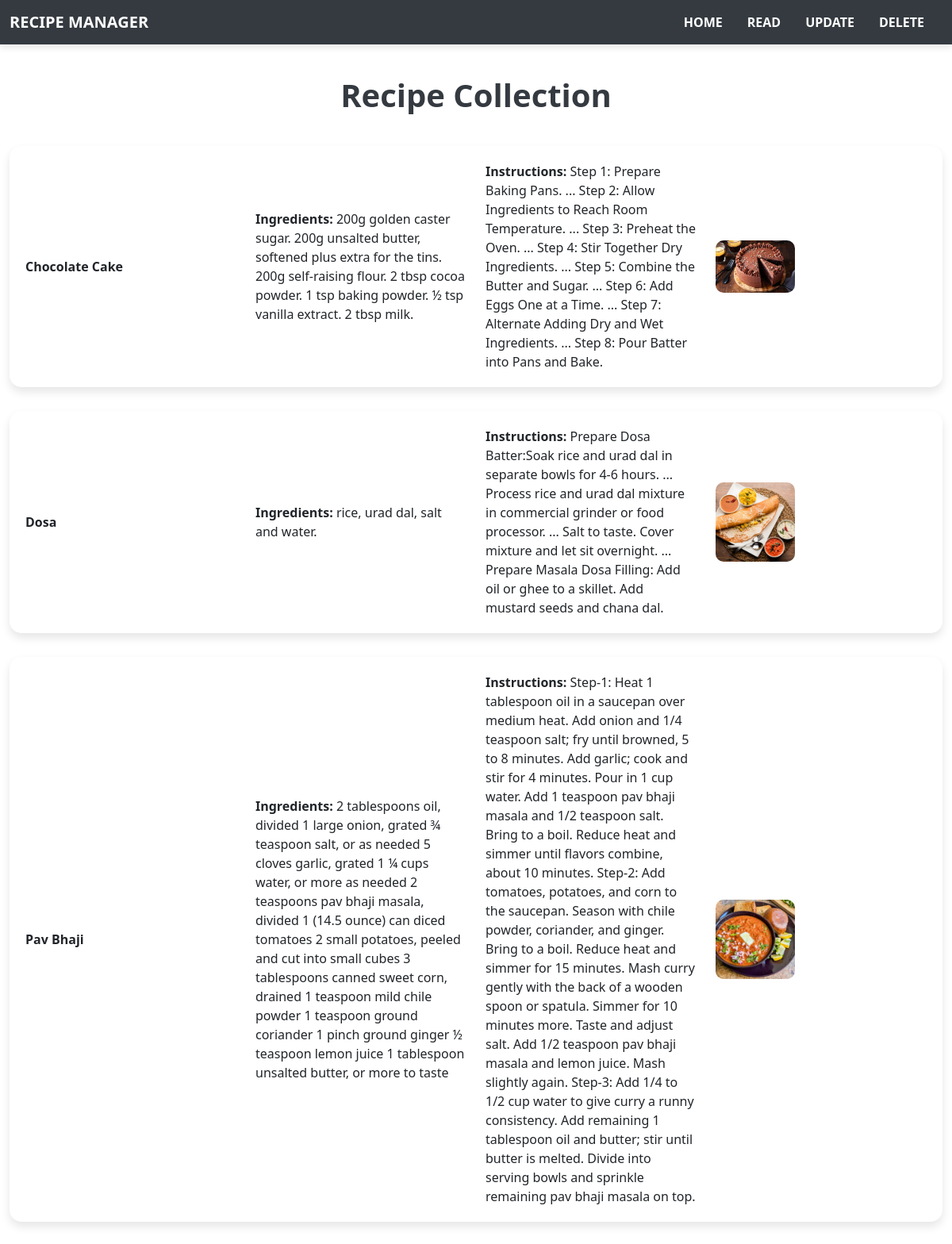
The app's page /read/ with its own data.
### crud1/models.py (models this page shows)
class Recipe(models.Model):
    name = models.CharField(max_length=100)
    ingredients = models.TextField()
    instructions = models.TextField()
    image = models.ImageField(upload_to='images/', default=None)

### crud1/views.py (the view)
# urls.py: path('read/',views.read),
def read(request):
	data=Recipe.objects.all()
	return render(request,'read.html',{'data':data})

### templates/read.html (shortened to what this page needs)
<!doctype html>
<html lang="en">
  <head>
    <link href="https://cdn.jsdelivr.net/npm/bootstrap@5.0.2/dist/css/bootstrap.min.css" rel="stylesheet">
  </head>
  <body>
    <nav class="navbar navbar-expand-lg navbar-dark">
      <div class="container-fluid">
        <a class="navbar-brand" href="/">Recipe Manager</a>
        <div class="collapse navbar-collapse">
          <ul class="navbar-nav ms-auto">
            <li class="nav-item">
              <a class="nav-link" href="/">Home</a>
            </li>
            <li class="nav-item">
              <a class="nav-link active" aria-current="page" href="/read">Read</a>
            </li>
            <li class="nav-item">
              <a class="nav-link" href="/update">Update</a>
            </li>
            <li class="nav-item">
              <a class="nav-link" href="/delete">Delete</a>
            </li>
          </ul>
        </div>
      </div>
    </nav>
    <div class="container">
      <h1>Recipe Collection</h1>
      {% for recipe in data %}
      <div class="output">
        <div class="row">
          <div class="col-md-3">
            <b>{{ recipe.name }}</b>
          </div>
          <div class="col-md-3">
            <b>Ingredients:</b> {{ recipe.ingredients }}
          </div>
          <div class="col-md-3">
            <b>Instructions:</b> {{ recipe.instructions }}
          </div>
          <div class="col-md-3">
            {% if recipe.image %}
            <img src="{{ recipe.image.url }}" alt="{{ recipe.name }}">
            {% else %}
            <p>No image available</p>
            {% endif %}
          </div>
        </div>
      </div>
      {% endfor %}
    </div>
  </body>
</html>

### templates/read.html (style rules this page uses)
nav { background-color: #343a40; box-shadow: 0 4px 8px rgba(0, 0, 0, 0.1); }
nav a { color: white !important; font-weight: bold; margin-right: 15px; text-transform: uppercase; }
.output { background: #fff; border-radius: 15px; box-shadow: 0 6px 12px rgba(0, 0, 0, 0.1); padding: 20px; margin-bottom: 30px; transition: transform 0.3s ease; }
.output img { border-radius: 10px; max-width: 100px; }
.output .row { align-items: center; }
h1 { margin: 40px 0; text-align: center; font-weight: bold; color: #343a40; }
.container { max-width: 1200px; margin: 0 auto; }

### records on screen
Recipe: name "Chocolate Cake", ingredients "200g golden caster sugar. 200g unsalted butter, softened plus extra for the tins. 200g self-raising flour. 2 tbsp cocoa powder. 1 tsp baking powder. ½ tsp vanilla extract. 2 tbsp milk.", instructions "Step 1: Prepare Baking Pans. ... Step 2: Allow Ingredients to Reach Room Temperature. ... Step 3: Preheat the Oven. ... Step 4: Stir Together Dry Ingredients. ... Step 5: Combine the Butter and Sugar. ... Step 6: Add Eggs One at a Time. ... Step 7: Alternate Adding Dry and Wet Ingredients. ... Step 8: Pour Batter into Pans and Bake.", image (picture)
Recipe: name "Dosa", ingredients "rice, urad dal, salt and water.", instructions "Prepare Dosa Batter:Soak rice and urad dal in separate bowls for 4-6 hours. ... Process rice and urad dal mixture in commercial grinder or food processor. ... Salt to taste. Cover mixture and let sit overnight. ... Prepare Masala Dosa Filling: Add oil or ghee to a skillet. Add mustard seeds and chana dal.", image (picture)
Recipe: name "Pav Bhaji", ingredients "2 tablespoons oil, divided 1 large onion, grated ¾ teaspoon salt, or as needed 5 cloves garlic, grated 1 ¼ cups water, or more as needed 2 teaspoons pav bhaji masala, divided 1 (14.5 ounce) can diced tomatoes 2 small potatoes, peeled and cut into small cubes 3 tablespoons canned sweet corn, drained 1 teaspoon mild chile powder 1 teaspoon ground coriander 1 pinch ground ginger ½ teaspoon lemon juice 1 tablespoon unsalted butter, or more to taste", instructions "Step-1: Heat 1 tablespoon oil in a saucepan over medium heat. Add onion and 1/4 teaspoon salt; fry until browned, 5 to 8 minutes. Add garlic; cook and stir for 4 minutes. Pour in 1 cup water. Add 1 teaspoon pav bhaji masala and 1/2 teaspoon salt. Bring to a boil. Reduce heat and simmer until flavors combine, about 10 minutes. Step-2: Add tomatoes, potatoes, and corn to the saucepan. Season with chile powder, coriander, and ginger. Bring to a boil. Reduce heat and simmer for 15 minutes. Mash curry gently with the back of a wooden spoon or spatula. Simmer for 10 minutes more. Taste and adjust salt. Add 1/2 teaspoon pav bhaji masala and lemon juice. Mash slightly again. Step-3: Add 1/4 to 1/2…", image (picture)
